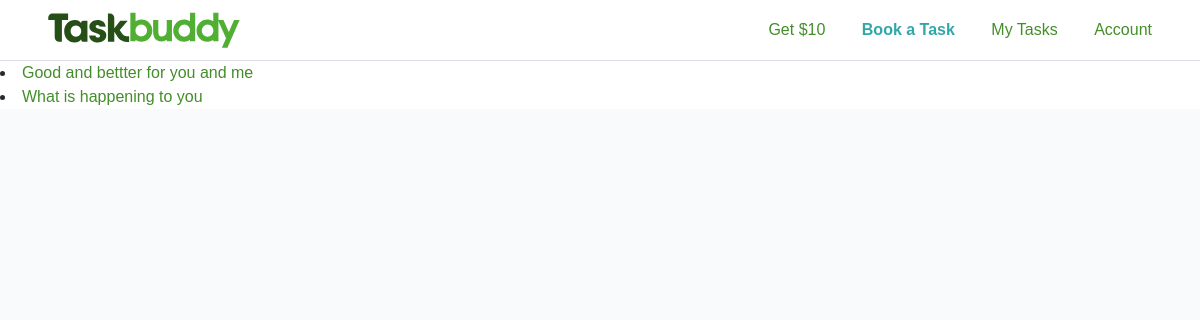
Page /tasks/all (signed in) on the earlier database version.
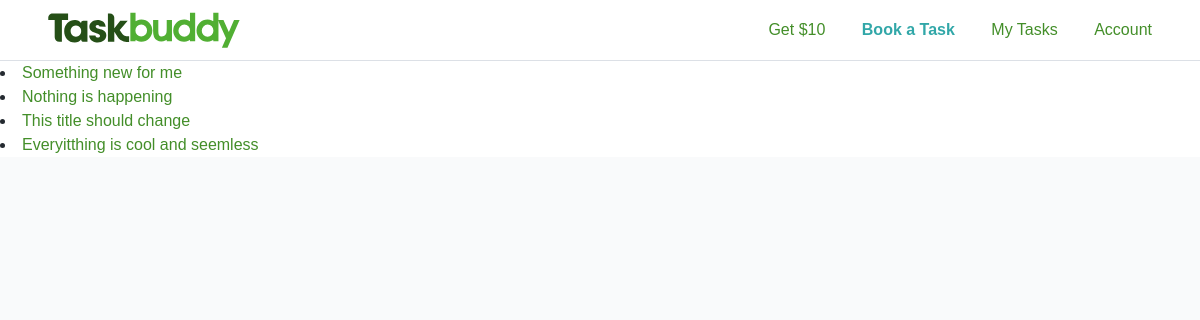
Same page on the later database version.
### tasks/models.py (models this page shows, shortened)
class Task(models.Model):
    owner = models.ForeignKey(User, on_delete=models.CASCADE)
    title = models.CharField(max_length=110)
    description = models.TextField()

### tasks/views.py (the view)
# urls.py: path('tasks/all', taskListView, name="task_all"),
def taskListView(request):
    tasks = Task.objects.all()
    return render(request, "tasks/list.html", { "tasks": tasks})

### templates/tasks/list.html (shortened to what this page needs)
{% extends 'base.html' %}
{% load static %}
{% block styling %}
{% if request.user.is_authenticated %}
<link rel="stylesheet" href='{% static "tasky/dashboard.css" %}'>
{% endif %}
{% endblock styling %}
{% block content %}
  {% for task  in tasks %}
    <li>
        <a href="{% url 'task_update' task.id %}"> {{task.title}}</a>
    </li>
  {% endfor %}
{% endblock content %}

### templates/base.html (shortened to what this page needs)
{% load static %}
<!DOCTYPE html>
<html>
<head>
    <link rel="stylesheet" href='{% static "tasky/home.css" %}'>
    <link rel="stylesheet" href='{% static "tasky/app.css" %}'>
    {% block styling %}{% endblock styling %}
</head>
<body class="static-body">
    <div class="sidebar-navigation-overlay" data-behavior="toggle-sidebar-menu"></div>
    <div class="layout--container js-layout-container">
        <div class="main--container js-main-container">
            <div>
                {% block header %}
                 {% if request.user.is_authenticated %}
                  {% include 'base/dashheader.html' %}
                 {% else %}
                 {% include 'base/navbar.html' %}
                 {% endif %}
                {% endblock header %}
            </div>
            <div class="main--content">
               {% block content %}{% endblock content %}
            </div>
        </div>
    </div>
</body>
</html>

### templates/base/dashheader.html (shortened to what this page needs)
{% load static %}
<header class="sc-fotOHu jZNmGX">
    <div class="sc-hBUSln lifGdB">
        <div class="sc-ksdxgE UanRf">
            <a aria-label="Taskbuddy Dashboard" href="/dashboard/explore">
                <img class="sc-bqiRlB HWXNY"
                    src='{% static "tasky/images/logo.svg" %}'
                    alt="Taskbuddy logo" />
            </a>
            <div class="sc-bkkeKt ediqBW">
                <div data-testid="desktop-header-links">
                    <a class="sc-hKwDye jdRIua" href="/dashboard/referral?source=dashboard_advocate"><span>Get $10</span></a>
                    <a class="sc-hKwDye igFwIh" href="/dashboard/explore"><span>Book a Task</span></a>
                    <a class="sc-hKwDye jdRIua" href="/dashboard/active"><span>My Tasks</span></a>
                    <a href="/accounts/profile" class="sc-dkPtRN kzIBOB"><span>Account</span></a>
                </div>
            </div>
        </div>
    </div>
</header>

### static/tasky/dashboard.css (style rules this page uses)
.jZNmGX { border-bottom: 1px solid rgb(220, 224, 230); position: relative; padding-top: 12px; padding-bottom: 12px; background-color: white; }
@media screen and (min-width: 501px) { .lifGdB { padding-left: 2%; padding-right: 2%; } }
.lifGdB { max-width: 1200px; margin: 0px auto; position: relative; padding-left: 4%; padding-right: 4%; }
.HWXNY { vertical-align: bottom; height: 36px; }
.ediqBW { display: none; }
@media screen and (min-width: 801px) { .ediqBW { display: block; float: right; } }
.jdRIua { cursor: pointer; font-weight: 400; padding: 0.5rem 1rem 0.5rem 0px; width: 100%; color: rgb(255, 255, 255); background-color: rgb(81, 175, 51); display: flex; -webkit-box-align: center; align-items: center; font-size: 0.875rem; border-bottom: 1px solid rgb(125, 209, 97); border-top: none; border-left: none; border-right: none; }
@media screen and (min-width: 801px) { .jdRIua { line-height: 36px; background-color: rgb(255, 255, 255); border: none; font-size: 1rem; display: inline; padding: 0px; margin-left: 1rem; margin-right: 1rem; font-weight: 400; } }
.jdRIua:link, .jdRIua:visited, .jdRIua:hover, .jdRIua:focus, .jdRIua:active { color: rgb(255, 255, 255); text-decoration: none; }
@media screen and (min-width: 801px) { .jdRIua:first-child { margin-left: 0px; } }
@media screen and (min-width: 801px) { .jdRIua:link, .jdRIua:visited { color: rgb(67, 142, 41); } }
.igFwIh { cursor: pointer; font-weight: 400; padding: 0.5rem 1rem 0.5rem 0px; width: 100%; color: rgb(255, 255, 255); background-color: rgb(81, 175, 51); display: flex; -webkit-box-align: center; align-items: center; font-size: 0.875rem; border-bottom: 1px solid rgb(125, 209, 97); border-top: none; border-left: none; border-right: none; }
@media screen and (min-width: 801px) { .igFwIh { line-height: 36px; background-color: rgb(255, 255, 255); border: none; font-size: 1rem; display: inline; padding: 0px; margin-left: 1rem; margin-right: 1rem; font-weight: 700; } }
.igFwIh:link, .igFwIh:visited, .igFwIh:hover, .igFwIh:focus, .igFwIh:active { color: rgb(255, 255, 255); text-decoration: none; }
@media screen and (min-width: 801px) { .igFwIh:link, .igFwIh:visited { color: rgb(49, 167, 168); } }
.kzIBOB { cursor: pointer; font-weight: 400; padding: 0.5rem 1rem 0.5rem 0px; width: 100%; color: rgb(255, 255, 255); background-color: rgb(81, 175, 51); display: flex; -webkit-box-align: center; align-items: center; font-size: 0.875rem; border-bottom: 1px solid rgb(125, 209, 97); border-top: none; border-left: none; border-right: none; }
@media screen and (min-width: 801px) { .kzIBOB { line-height: 36px; background-color: rgb(255, 255, 255); border: none; font-size: 1rem; display: inline; padding: 0px; margin-left: 1rem; margin-right: 1rem; font-weight: 400; } }
.kzIBOB:link, .kzIBOB:visited, .kzIBOB:hover, .kzIBOB:focus, .kzIBOB:active { color: rgb(255, 255, 255); text-decoration: none; }
@media screen and (min-width: 801px) { .kzIBOB:last-child { margin-right: 0px; } }
@media screen and (min-width: 801px) { .kzIBOB:link, .kzIBOB:visited { color: rgb(67, 142, 41); } }

Differences in the rows shown:
changed Task: title "Good and bettter for you and me" → "Something new for me"
changed Task: title "What is happening to you" → "Nothing is happening"
added Task: title "This title should change"
added Task: title "Everyitthing is cool and seemless"
